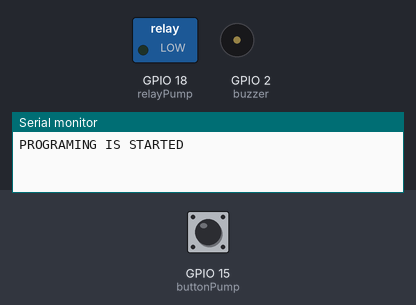
Recording of a sketch running on a simulated ESP32. Shown: switched loads named in the sketch (green lamp = pin HIGH), buzzer (waves = sounding, pin HIGH), the last lines printed to the serial monitor. The inputs (shaded band) are chosen by the test bench; at power-on: GPIO 15 (buttonPump) HIGH. WiFi joins after 1.5 s; servers stay silent unless stated.

Above: at 1.6 s.
1.7 s: GPIO 15 (buttonPump) pulled LOW for 0.15 s
At 2.4 s:
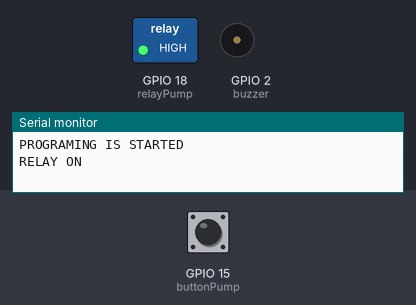
3.5 s: GPIO 15 (buttonPump) pulled LOW for 1 s
At 5.0 s:
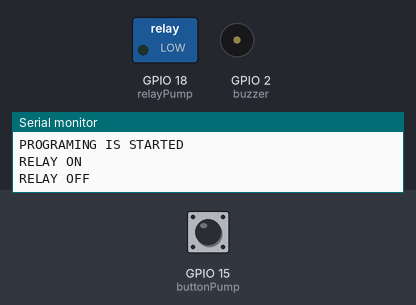
6.2 s: GPIO 15 (buttonPump) pulled LOW for 3.2 s
At 9.9 s:
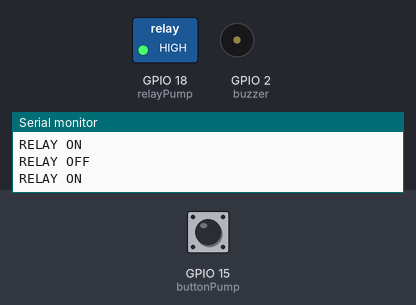
Timing chart, 0 to 11.4 s (numbered marks = the images above; inputs shaded):
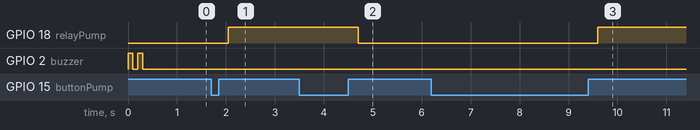

The sketch:

Main_Button.ino
```cpp
/*==========LIBRARY==========*/

#define BLYNK_FIRMWARE_VERSION "1.0.1"
#define BLYNK_PRINT Serial
#define BLYNK_TEMPLATE_ID "TMPL6XAznY3Lo"
#define BLYNK_TEMPLATE_NAME "SMART HOME"
#define BLYNK_AUTH_TOKEN "DTN0jSU9VzT6GvEJr8ULeTh4nWK8ChY1"

#include <WiFi.h>
#include <WiFiClient.h>
#include <BlynkSimpleEsp32.h>
#include <ESPmDNS.h>
#include <WiFiUdp.h>
#include <ArduinoOTA.h>
/*---------BLYNK----------*/

#include <Wire.h>
#include <RTClib.h>
RTC_DS3231 rtc;
/*---------DS3231----------*/

#include <EEPROM.h>
/*---------EEPROM----------*/

/*==========VARIABLE & PERIPHERAL=========*/
#define buzzer 2
#define relayPump 18
#define buttonPump 15

#define SDA_PIN 21
#define SCL_PIN 19

char auth[] = BLYNK_AUTH_TOKEN;
char ssid[] = "MINH KHA";
char pass[] = "0855508877";

WidgetLCD lcd(V0);

int flagPump = 0;
bool buttonState = 1;
bool buttonBlynk;
unsigned long currentTime;
unsigned long setTimeInSecs;
unsigned long wait;

char daysOfTheWeek[8][12] = { "None", "Monday", "Tuesday", "Wednesday", "Thursday", "Friday", "Saturday", "Sunday" };

/*==========FUNCTION PROTOTYPES==========*/
void ringBell(int delayTimes, int repeatTimes);


/*==========MAIN==========*/
void setup() {
  Serial.begin(9600);
  WiFi.mode(WIFI_STA);
  WiFi.begin(ssid,pass);

  // while (WiFi.waitForConnectResult() != WL_CONNECTED) {
  //   Serial.println("Connection Failed! Rebooting...");
  //   delay(5000);
  //   ESP.restart();
  // }

  // Blynk.begin(auth, ssid, pass);
  // Wire.begin(SDA_PIN, SCL_PIN);
  // EEPROM.begin(1024);

  // if (!rtc.begin()) {
  //   Serial.println("Couldn't find RTC");
  //   while (1)
  //     ;
  // }
  // if (rtc.lostPower()) {
  //   Serial.println("RTC lost power, let's set the time!");
  //   rtc.adjust(DateTime(F(__DATE__), F(__TIME__)));
  // }

  pinMode(relayPump, OUTPUT);
  pinMode(buttonPump, INPUT_PULLUP);
  pinMode(buzzer, OUTPUT);

  wait = millis();

  ringBell(100,2);
  Serial.println("");
  Serial.println("PROGRAMING IS STARTED");
  // ArduinoOTA.begin();
}

void loop() {
  // ArduinoOTA.handle();
  // if (!Blynk.connected() || WiFi.status() != WL_CONNECTED){ESP.restart();}
  //resetFuction();
  buttonRelayPump();
  // Blynk.run();
  // DateTime now = rtc.now();

/*  if (buttonBlynk == 1)
  {
    if (setTimeInSecs == 0)
    {
      digitalWrite(relayPump, 1);
      Blynk.virtualWrite(V4, 1);
      lcd.print(0, 0, String("MÁY BƠM ĐANG MỞ "));
      Serial.println("VALUE TIME=0");
    }
    else if (setTimeInSecs > 0 && millis() - wait > setTimeInSecs*1000+60000)
    {
      digitalWrite(relayPump, 0);
      Blynk.virtualWrite(V4, 0);
      lcd.print(0, 0, String("MÁY BƠM ĐANG TẮT"));
      Serial.println("TIME OVER");
      ESP.restart();
    }
    else
    {
      digitalWrite(relayPump, 1);
      Blynk.virtualWrite(V4, 1);
      lcd.print(0, 0, String("MÁY BƠM ĐANG MỞ "));
      Serial.println("VALUE TIME>0");
    }
  }
  else if (buttonBlynk == 0)
  {
    digitalWrite(relayPump, 0);
    Blynk.virtualWrite(V4, 0);
    lcd.print(0, 0, String("MÁY BƠM ĐANG TẮT"));
    Serial.println("BUTTON BLYNK=0");
  }*/
}

// BLYNK_WRITE(V4) {buttonBlynk = param.asInt();}
// BLYNK_WRITE(V3) {setTimeInSecs = param[0].asLong();}
```

SE_function.ino
```cpp
void ringBell(int delayTimes, int repeatTimes)
{
  for(int i=1; i<=repeatTimes; i++)
  {
    digitalWrite(buzzer, 1); delay(delayTimes);
    digitalWrite(buzzer, 0); delay(delayTimes);
  }
}

void buttonRelayPump() {
  static bool lastButtonState = 1;
  static bool relayState = 0; // Trạng thái ban đầu của relay
  bool currentButtonState = digitalRead(buttonPump);

  if (currentButtonState != lastButtonState) {
    // Chờ một khoảng thời gian để chống nhiễu
    delay(100);

    // Nếu nút nhấn được nhấn
    if (currentButtonState == 1) {
      // Đảo trạng thái của relay
      relayState = !relayState;
      delay(100);
      // Đặt trạng thái mới cho relay
      digitalWrite(relayPump, relayState);

      // In thông báo tương ứng
      if (relayState == 1) {
        Serial.println("RELAY ON");
      } else {
        Serial.println("RELAY OFF");
      }
    }
  }

  // Cập nhật trạng thái cuối cùng của nút nhấn
  lastButtonState = currentButtonState;
}


void resetFuction()
{
  DateTime now = rtc.now();
  if(now.hour()== 0 && now.minute() == 0)
  {
    ESP.restart();
  }
  if( now.hour()== 12 && now.minute() == 0 )
  {
    ESP.restart();
  }
  if(now.hour()== 5 && now.minute() == 0)
  {
    ESP.restart();
  }
}
```

Measured:
- after the input at 1.7 s, GPIO 18 (relayPump): LOW → HIGH after 0.35 s
- after the input at 3.5 s, GPIO 18 (relayPump): HIGH → LOW after 1.2 s
- after the input at 6.2 s, GPIO 18 (relayPump): LOW → HIGH after 3.4 s
